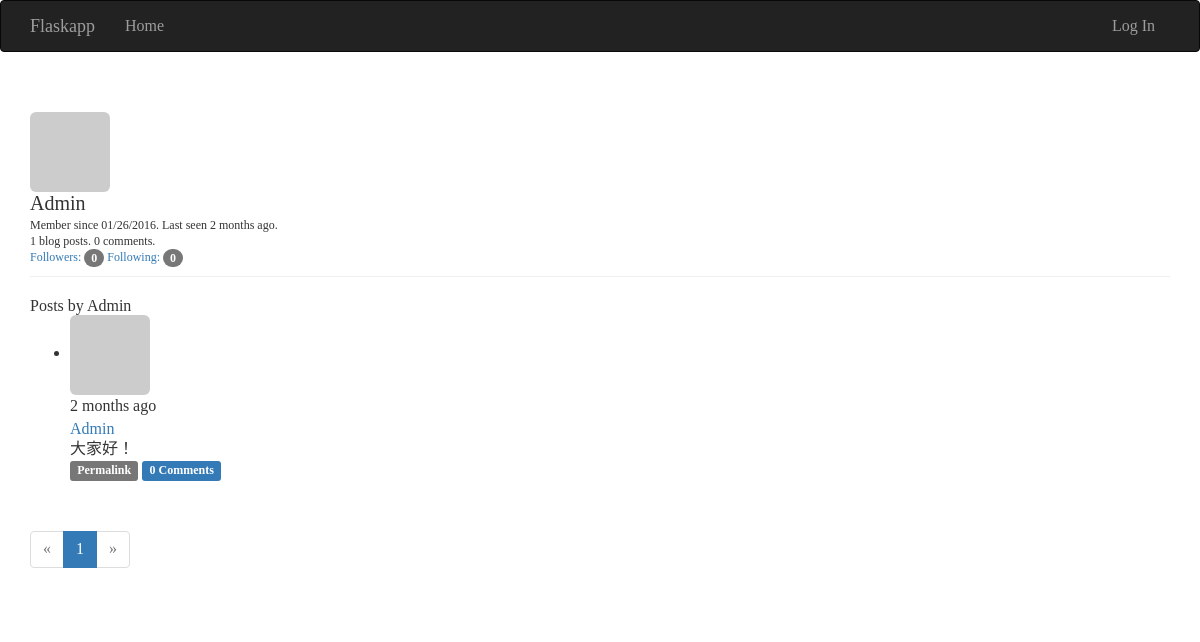
/user/Admin, run on the app's committed database.
### app/models.py (models this page shows, shortened)
class User(db.Model, UserMixin):
    __tablename__ = 'users'
    id = db.Column(db.Integer, primary_key=True)
    email = db.Column(db.String(64), unique=True, index=True)
    username = db.Column(db.String(64), unique=True, index=True)
    role_id = db.Column(db.Integer, db.ForeignKey('roles.id'))
    password_hash = db.Column(db.String(128))
    confirmed = db.Column(db.Boolean, default=False)
    name = db.Column(db.String(64))
    location = db.Column(db.String(64))
    about_me = db.Column(db.Text())
    member_since = db.Column(db.DateTime(), default=datetime.utcnow)
    last_seen = db.Column(db.DateTime(), default=datetime.utcnow)
    avatar_hash = db.Column(db.String(32))
    posts = db.relationship('Post', backref='author', lazy='dynamic')
    followed = db.relationship('Follow',
                               foreign_keys=[Follow.follower_id],
                               backref=db.backref('follower', lazy='joined'),
                               lazy='dynamic',
                               cascade='all, delete-orphan')
    followers = db.relationship('Follow',
                                foreign_keys=[Follow.followed_id],
                                backref=db.backref('followed', lazy='joined'),
                                lazy='dynamic',
                                cascade='all, delete-orphan')
    comments = db.relationship('Comment', backref='author', lazy='dynamic')
    @property
    def password(self):
        raise AttributeError('password is not a readable attribute')
    def gravatar(self, size=100, default='identicon', rating='g'):
        if request.is_secure:
            url = 'https://secure.gravatar.com/avatar'
        else:
            url = 'http://www.gravatar.com/avatar'
        hash = self.avatar_hash or hashlib.md5(
                self.email.encode('utf-8')).hexdigest()
        return '{url}/{hash}?s={size}&d={default}&r={rating}'.format(
                url=url, hash=hash, size=size, default=default, rating=rating)

class Post(db.Model):
    __tablename__ = 'posts'
    id = db.Column(db.Integer, primary_key=True)
    body = db.Column(db.Text)
    body_html = db.Column(db.Text)
    timestamp = db.Column(db.DateTime, index=True, default=datetime.utcnow)
    author_id = db.Column(db.Integer, db.ForeignKey('users.id'))
    comments = db.relationship('Comment', backref='post', lazy='dynamic')

### app/main/views.py (the view)
@main.route('/user/<username>')
def user(username):
    user = User.query.filter_by(username=username).first_or_404()
    page = request.args.get('page', 1, type=int)
    pagination = user.posts.order_by(Post.timestamp.desc()).paginate(
                 page, per_page=current_app.config['FLASKY_POSTS_PER_PAGE'],
                 error_out=False)
    posts = pagination.items
    return render_template('user.html', user=user, posts=posts,
                           pagination=pagination)

### app/auth/views.py (called while the page is built)
@auth.before_app_request
def before_request():
    if current_user.is_authenticated:
        current_user.ping()
        if not current_user.confirmed \
                and request.endpoint[:5] != 'auth.' \
                and request.endpoint != 'static':
            return redirect(url_for('auth.unconfirmed'))

### app/main/__init__.py (called while the page is built)
@main.app_context_processor
def inject_permissions():
    return dict(Permission=Permission)

### app/main/views.py (called while the page is built)
@main.after_app_request
def after_request(response):
    for query in get_debug_queries():
        if query.duration >= current_app.config['FLASKY_SLOW_DB_QUERY_TIME']:
            current_app.logger.warning(
                'Slow query: %s\nParameters: %s\nDuration: %fs\nContext: %s\n'
                % (query.statement, query.parametersm, query.duration,
                    query.context))
    return response

### app/models.py (called while the page is built)
    def can(self, permissions):
        return False

    def is_administrator(self):
        return False

### app/templates/user.html (shortened to what this page needs)
{% extends "base.html" %}
{% import "_macros.html" as macros %}
{% block page_content %}
<div class="page-header">
    <img class="img-rounded profile-thumbnail" src="{{ user.gravatar(size=256) }}">
    <div class="profile-header">
        <h1>{{ user.username }}</h1>
        <p>Member since {{ moment(user.member_since).format('L') }}. Last seen {{ moment(user.last_seen).fromNow() }}.</p>
        <p>{{ user.posts.count() }} blog posts. {{ user.comments.count() }} comments.</p>
        <p>
            <a href="{{ url_for('.followers', username=user.username) }}">Followers: <span class="badge">{{ user.followers.count() - 1 }}</span></a>
            <a href="{{ url_for('.followed_by', username=user.username) }}">Following: <span class="badge">{{ user.followed.count() - 1}}</span></a>
        </p>
    </div>
</div>
<h3>Posts by {{ user.username }}</h3>
{% include '_posts.html' %}
{% if pagination %}
<div class="pagination">
    {{ macros.pagination_widget(pagination, '.user', username=user.username) }}
</div>
{% endif %}
{% endblock %}

### app/templates/base.html (shortened to what this page needs)
{% extends "bootstrap/base.html" %}
{% block head %}
{{ super() }}
<link rel="stylesheet" type="text/css" href="{{ url_for('static', filename='style.css') }}">
{% endblock %}
{% block navbar %}
<div class="navbar navbar-inverse" role="navigation">
    <div class="container">
        <div class="navbar-header">
            <a class="navbar-brand" href="{{ url_for('main.index') }}">Flaskapp</a>
        </div>
        <div class="navbar-collapse collapse">
            <ul class="nav navbar-nav">
                <li><a href="{{ url_for('main.index') }}">Home</a></li>
            </ul>
            <ul class="nav navbar-nav navbar-right">
                {% if current_user.is_authenticated %}
                <li class="dropdown">
                    <a href="#" class="dropdown-toggle" data-toggle="dropdown">Account<b class="caret"></b></a>
                    <ul class="dropdown-menu">
                        <li><a href="{{ url_for('auth.change_password') }}">Change Password</a></li>
                        <li><a href="{{ url_for('auth.change_email_request') }}">Change Email</a></li>
                        <li><a href="{{ url_for('auth.logout') }}">Log Out</a></li>
                {% else %}
                <li><a href="{{ url_for('auth.login') }}">Log In</a></li>
                {% endif %}
            </ul>
        </div>
    </div>
</div>
{% endblock %}
{% block content %}
<div class="container">
    {% block page_content %}{% endblock %}
</div>
{% endblock %}

### app/templates/_macros.html
{% macro pagination_widget(pagination, endpoint) %}
<ul class="pagination">
    <li{% if not pagination.has_prev %} class="disabled"{% endif %}>
        <a href="{% if pagination.has_prev %}{{ url_for(endpoint,
            page = pagination.pre_num, **kwargs) }}{% else %}#{% endif %}">
            &laquo;
        </a>
    </li>
    {% for p in pagination.iter_pages() %}
        {% if p %}
            {% if p == pagination.page %}
            <li class="active">
                <a href="{{ url_for(endpoint, page = p, **kwargs) }}">{{ p }}</a>
            </li>
            {% else %}
            <li>
                <a href="{{ url_for(endpoint, page = p, **kwargs) }}">{{ p }}</a>
            </li>
            {% endif %}
        {% else %}
        <li class="disabled"><a href="#">&hellip;</a></li>
        {% endif %}
    {% endfor %}
    <li{% if not pagination.has_next %} class="disabled"{% endif %}>
        <a href="{% if pagination.has_next %}{{ url_for(endpoint, page=pagination.next_num, **kwargs) }}{% else %}#{% endif %}">
            &raquo;
        </a>
    </li>
</ul>
{% endmacro %}

### app/templates/_posts.html (shortened to what this page needs)
<ul class="posts">
    {% for post in posts %}
    <li class="post">
        <div class="post-thumbnail">
            <a href="{{ url_for('.user', username=post.author.username) }}">
                <img class="img-rounded profile-thumbnail" src="{{ post.author.gravatar(size=40) }}">
            </a>
        </div>
        <div class="post-content">
            <div class="post-date">{{ moment(post.timestamp).fromNow() }}</div>
            <div class="post-author"><a href="{{ url_for('.user', username=post.author.username) }}">{{ post.author.username }}</a></div>
            <div class="post-body">
                {% if post.body_html %}
                    {{ post.body_html | safe }}
                {% else %}
                    {{ post.body }}
                {% endif %}
            </div>
            <div class="post-footer">
                <a href="{{ url_for('.post', id=post.id) }}">
                    <span class="label label-default">Permalink</span>
                </a>
                <a href="{{ url_for('.post', id=post.id) }}#comments">
                    <span class="label label-primary">{{ post.comments.count() }} Comments</span>
                </a>
            </div>
        </div>
    </li>
    {% endfor %}
</ul>

### tmp/coverage/style.css (style rules this page uses)
html, body, h1, h2, h3, p, table, td, th { margin: 0; padding: 0; border: 0; outline: 0; font-weight: inherit; font-style: inherit; font-size: 100%; font-family: inherit; vertical-align: baseline; }
body { font-family: georgia, serif; font-size: 1em; }
html>body { font-size: 16px; }
p { font-size: .75em; line-height: 1.33333333em; }
h1 { font-size: 1.25em; display: inline-block; }

### data on the page
User: username "Admin", member_since "01/26/2016", last_seen "2 months ago"
Post: timestamp "2 months ago", author.username "Admin", body_html "大家好！", comments.count "0"

### other printed values
{{ user.posts.count() }} "1"
{{ user.comments.count() }} "0"
{{ user.followers.count() - 1 }} "0"
{{ user.followed.count() - 1 }} "0"
{{ p }} "1"
